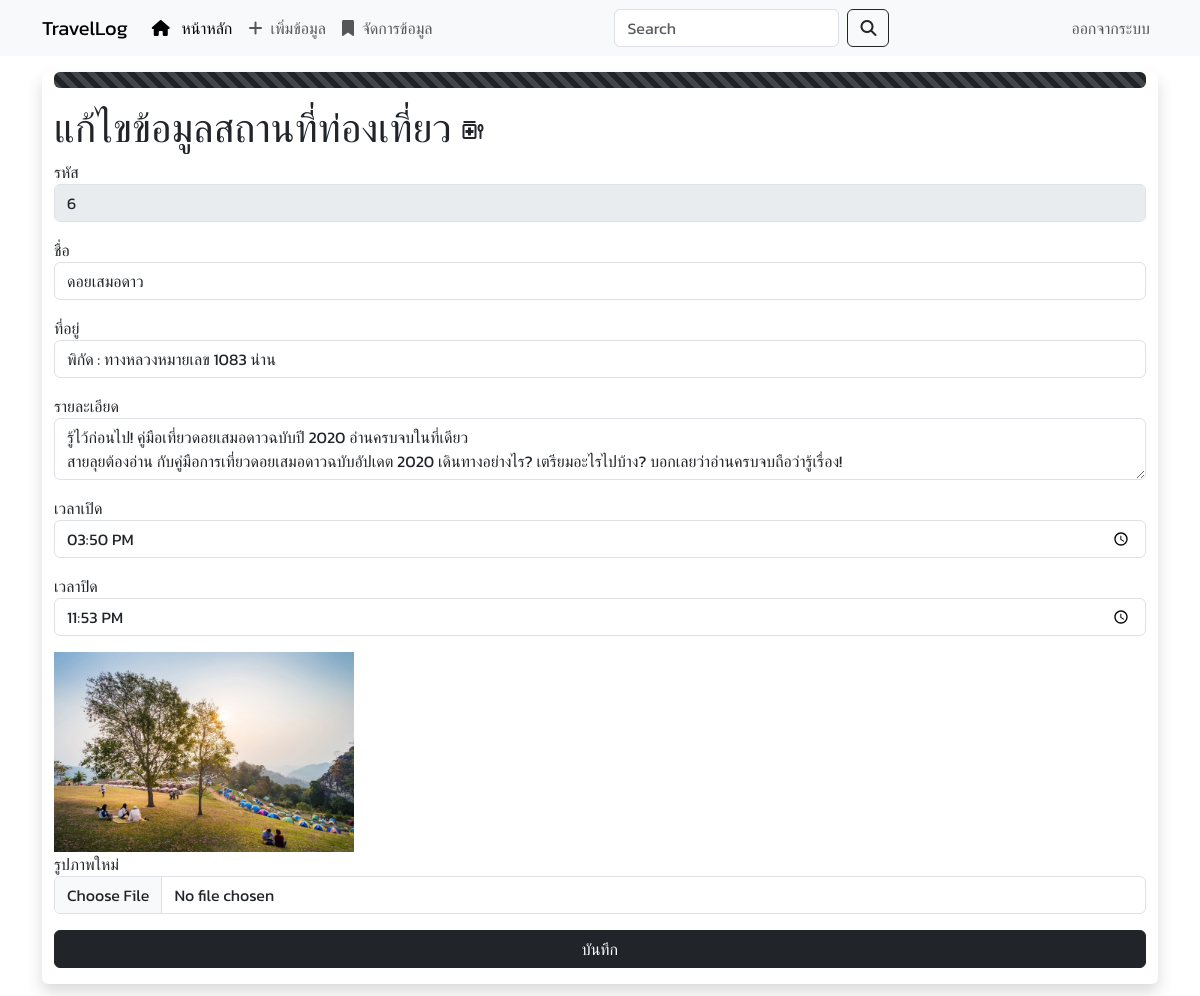
Page /edit/6/ (signed in) on the committed database.
### travelLog_app/models.py (models this page shows, shortened)
class Place(models.Model):
    place_id = models.AutoField(primary_key=True)
    name = models.CharField(max_length=100)
    location = models.CharField(max_length=50)
    description = models.TextField()
    opening_hours = models.TimeField()
    closing_hours = models.TimeField()
    image = models.ImageField(upload_to='place_images/')

### travelLog_app/views.py (the view)
# urls.py: path('edit/<int:pk>/', views.edit, name='edit_place'),
def edit(request, pk):
    place = get_object_or_404(Place, place_id=pk)
    if request.method == "POST":
        form = PlaceForm(request.POST, request.FILES, instance=place)
        if form.is_valid():
            form.save()
            messages.success(request, 'แก้ไขข้อมูลสำเร็จ!')
            return redirect('/manage')
    else:
        form = PlaceForm(instance=place)
    context = {"form": form, "place_data": place}
    return render(request, 'edit.html', context)

### travelLog_app/forms.py
class PlaceForm(forms.ModelForm):
    class Meta:
        model = Place
        fields = ['name', 'location', 'description', 'opening_hours', 'closing_hours', 'image']

### travelLog_app/templates/edit.html (shortened to what this page needs)
{% extends "base.html" %} {% block content %}
<div
  class="container-fluid my-3 justify-content-center align-items-center shadow rounded"
>
  <form action="" method="POST" enctype="multipart/form-data">
    <div class="progress">
      <div
        class="progress-bar bg-dark progress-bar-striped"
        style="width: 100%"
      ></div>
    </div>
    <h1>
      แก้ไขข้อมูลสถานที่ท่องเที่ยว
      <span class="material-symbols-outlined"> medication_liquid </span>
    </h1>
    <div class="mb-3">
      รหัส
      <input
        type="text"
        name="id"
        class="form-control"
        value="{{ place_data.place_id }}"
        disabled
      />
    </div>
    <div class="mb-3">
      ชื่อ
      <input
        type="text"
        name="name"
        class="form-control"
        value="{{ place_data.name }}"
        required
      />
    </div>
    <div class="mb-3">
      ที่อยู่
      <input
        type="text"
        name="location"
        class="form-control"
        value="{{ place_data.location }}"
        required
      />
    </div>
    <div class="mb-3">
      รายละเอียด
      <textarea name="description" class="form-control" required>
{{ place_data.description }}</textarea
      >
    </div>
    <div class="mb-3">
      เวลาเปิด
      <input
        type="time"
        name="opening_hours"
        class="form-control"
        value="{{ place_data.opening_hours|time:'H:i' }}"
        required
      />
    </div>
    <div class="mb-3">
      เวลาปิด
      <input
        type="time"
        name="closing_hours"
        class="form-control"
        value="{{ place_data.closing_hours|time:'H:i' }}"
        required
      />
    </div>
    <div>
        <img src="{{ place_data.image.url }}" style="width:300px" alt="...">
    </div>
    <div class="mb-3">
      รูปภาพใหม่
      <input type="file" name="image" class="form-control" required />
    </div>
    <button type="submit" class="btn btn-dark w-100 mb-3">บันทึก</button>
  </form>
</div>
{% endblock %}

### travelLog_app/templates/base.html (style rules this page uses)
body { font-family: "Kanit", sans-serif; }

### rows in the picture
Place: id "6", name "ดอยเสมอดาว", location "พิกัด : ทางหลวงหมายเลข 1083 น่าน", description "รู้ไว้ก่อนไป! คู่มือเที่ยวดอยเสมอดาวฉบับปี 2020 อ่านครบจบในที่เดียว สายลุยต้องอ่าน กับคู่มือการเที่ยวดอยเสมอดาวฉบับอัปเดต 2020 เดินทางอย่างไร? เตรียมอะไรไปบ้าง? บอกเลยว่าอ่านครบจบถือว่ารู้เรื่อง!", opening_hours "15:50", closing_hours "23:53", image (picture)
